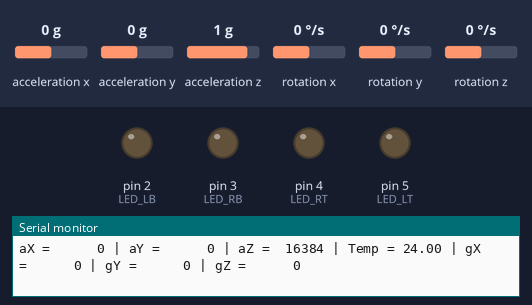
Recording of a sketch running on a simulated Arduino Uno, built with avr-gcc and run on an emulated ATmega328P. On the bench: output pins drawn as LEDs (lit = HIGH), the last lines printed to the serial monitor. Wiring (inferred from the names in the program): MPU-6050 motion sensor at I2C address 0x68. The test bench sets the inputs (shaded band); at power-on: acceleration x 0 g, acceleration y 0 g, acceleration z 1 g, rotation x 0 °/s, rotation y 0 °/s, rotation z 0 °/s.

Above: at 1.2 s.
1.3 s: acceleration x set to -0.4 g
At 2.4 s:
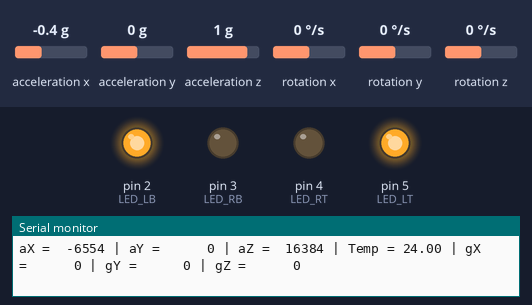
2.9 s: acceleration y set to -0.4 g
At 3.5 s:
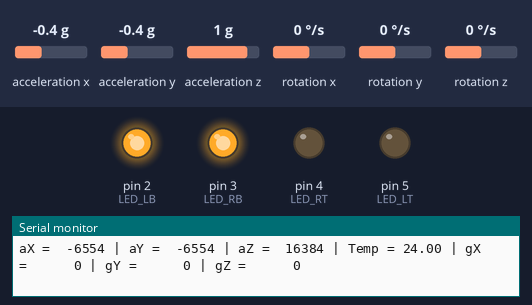
4.4 s: acceleration x set to -0.1 g
7.4 s: acceleration x set to 0.2 g
At 8.8 s:
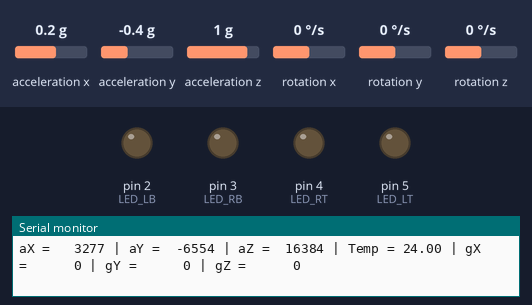
9.4 s: acceleration x set to 0.8 g
At 10.4 s:
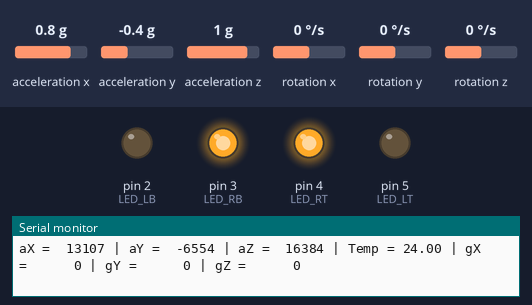
11.0 s: acceleration y set to 0.8 g
At 11.6 s:
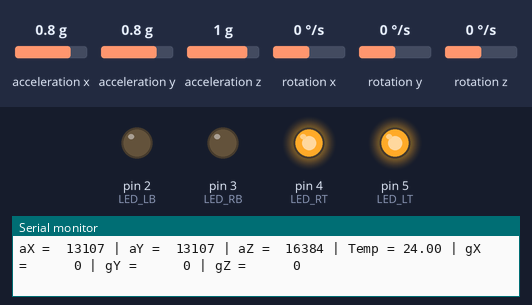
Timing chart, 0 to 13.6 s (numbered marks = the images above; inputs shaded):
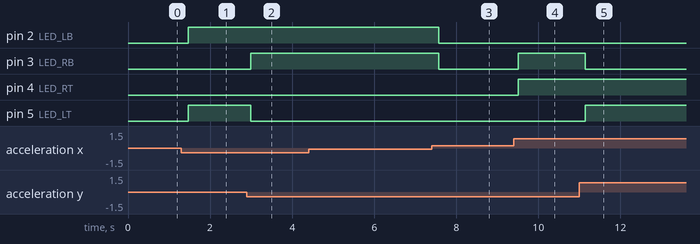

Measured:
- the behaviour switches between -0.2 and -0.3 g on acceleration x (found by bisection; images 0 and 1)
- the behaviour switches between -0.2 and -0.3 g on acceleration y (found by bisection; images 1 and 2)
- the behaviour switches between 0 and 0.1 g on acceleration x (found by bisection; images 2 and 3)
- after the input at 1.3 s, pin 2 (LED_LB), pin 5 (LED_LT): LOW → HIGH after 0.16 s
- after the input at 2.9 s, pin 3 (LED_RB): LOW → HIGH after 0.09 s; pin 5 (LED_LT): HIGH → LOW after 0.09 s
- after the input at 7.4 s, pin 2 (LED_LB), pin 3 (LED_RB): HIGH → LOW after 0.18 s
- after the input at 9.4 s, pin 3 (LED_RB), pin 4 (LED_RT): LOW → HIGH after 0.12 s
- after the input at 11.0 s, pin 3 (LED_RB): HIGH → LOW after 0.15 s; pin 5 (LED_LT): LOW → HIGH after 0.15 s

The sketch:

4Leds.ino
```cpp
// (c) Michael Schoeffler 2017, http://www.mschoeffler.de

#include "Wire.h" // Cette librairie permet la communication avec les périphériques I2C.

const int MPU_ADDR = 0x68; // Adresse I2C du MPU-6050. Si la broche AD0 est à HIGH, l'adresse devient 0x69.

int16_t accelerometre_x, accelerometre_y, accelerometre_z; // Variables pour les données brutes de l'accéléromètre
int16_t gyroscope_x, gyroscope_y, gyroscope_z; // Variables pour les données brutes du gyroscope
int16_t temperature; // Variable pour la température

#define LED_LB 2 // LED en bas à gauche
#define LED_RB 3 // LED en bas à droite
#define LED_RT 4 // LED en haut à droite
#define LED_LT 5 // LED en haut à gauche

char tmp_str[7]; // Variable temporaire utilisée pour convertir les entiers en chaînes

// Fonction de conversion d'un int16_t en chaîne de caractères
char* convertir_int16_en_str(int16_t i) {
  sprintf(tmp_str, "%6d", i);
  return tmp_str;
}

void setup() {
  Serial.begin(9600);
  pinMode(LED_LB, OUTPUT);
  pinMode(LED_RB, OUTPUT);
  pinMode(LED_RT, OUTPUT);
  pinMode(LED_LT, OUTPUT);
  digitalWrite(LED_LB, LOW);
  digitalWrite(LED_RB, LOW);
  digitalWrite(LED_RT, LOW);
  digitalWrite(LED_LT, LOW);

  Wire.begin();
  Wire.beginTransmission(MPU_ADDR);
  Wire.write(0x6B); // Registre PWR_MGMT_1
  Wire.write(0); // Mettre à zéro pour sortir du mode veille
  Wire.endTransmission(true);
}

void loop() {
  Wire.beginTransmission(MPU_ADDR);
  Wire.write(0x3B); // Commencer à lire à partir du registre 0x3B (ACCEL_XOUT_H)
  Wire.endTransmission(false);
  Wire.requestFrom(MPU_ADDR, 7 * 2, true); // Demander 14 octets (7 valeurs de 2 octets)

  // Lecture des valeurs de l'accéléromètre
  accelerometre_x = Wire.read() << 8 | Wire.read();
  accelerometre_y = Wire.read() << 8 | Wire.read();
  accelerometre_z = Wire.read() << 8 | Wire.read();

  // Lecture de la température
  temperature = Wire.read() << 8 | Wire.read();

  // Lecture des valeurs du gyroscope
  gyroscope_x = Wire.read() << 8 | Wire.read();
  gyroscope_y = Wire.read() << 8 | Wire.read();
  gyroscope_z = Wire.read() << 8 | Wire.read();

  // Affichage des données sur le moniteur série
  Serial.print("aX = "); Serial.print(convertir_int16_en_str(accelerometre_x));
  Serial.print(" | aY = "); Serial.print(convertir_int16_en_str(accelerometre_y));
  Serial.print(" | aZ = "); Serial.print(convertir_int16_en_str(accelerometre_z));
  Serial.print(" | Temp = "); Serial.print(temperature / 340.00 + 36.53);
  Serial.print(" | gX = "); Serial.print(convertir_int16_en_str(gyroscope_x));
  Serial.print(" | gY = "); Serial.print(convertir_int16_en_str(gyroscope_y));
  Serial.print(" | gZ = "); Serial.print(convertir_int16_en_str(gyroscope_z));
  Serial.println();

  // Logique d'allumage des LEDs en fonction des valeurs de l'accéléromètre
  if (accelerometre_x < 500 && accelerometre_y < -4000) {
    digitalWrite(LED_LB, HIGH);
    digitalWrite(LED_RB, HIGH);
    digitalWrite(LED_RT, LOW);
    digitalWrite(LED_LT, LOW);
  } else if (accelerometre_y > 4000) {
    digitalWrite(LED_LB, LOW);
    digitalWrite(LED_RB, LOW);
    digitalWrite(LED_RT, HIGH);
    digitalWrite(LED_LT, HIGH);
  } else if (accelerometre_x > 4000) {
    digitalWrite(LED_LB, LOW);
    digitalWrite(LED_RB, HIGH);
    digitalWrite(LED_RT, HIGH);
    digitalWrite(LED_LT, LOW);
  } else if (accelerometre_x < -4000 && accelerometre_y < 500) {
    digitalWrite(LED_LB, HIGH);
    digitalWrite(LED_RB, LOW);
    digitalWrite(LED_RT, LOW);
    digitalWrite(LED_LT, HIGH);
  } else {
    digitalWrite(LED_LB, LOW);
    digitalWrite(LED_RB, LOW);
    digitalWrite(LED_RT, LOW);
    digitalWrite(LED_LT, LOW);
  }

  delay(10); // Petite pause pour éviter un rafraîchissement trop rapide
}
```
